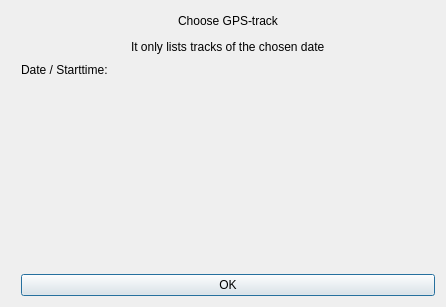
<?xml version="1.0" encoding="UTF-8"?>
<ui version="4.0">
 <class>Dialog</class>
 <widget class="QDialog" name="Dialog">
  <property name="geometry">
   <rect>
    <x>0</x>
    <y>0</y>
    <width>446</width>
    <height>307</height>
   </rect>
  </property>
  <property name="windowTitle">
   <string>Choose GPS-track</string>
  </property>
  <layout class="QVBoxLayout" name="verticalLayout_2">
   <item>
    <layout class="QVBoxLayout" name="verticalLayout">
     <property name="leftMargin">
      <number>10</number>
     </property>
     <property name="rightMargin">
      <number>0</number>
     </property>
     <item>
      <layout class="QHBoxLayout" name="horizontalLayout">
       <property name="topMargin">
        <number>0</number>
       </property>
       <item>
        <spacer name="horizontalSpacer">
         <property name="orientation">
          <enum>Qt::Horizontal</enum>
         </property>
         <property name="sizeHint" stdset="0">
          <size>
           <width>40</width>
           <height>20</height>
          </size>
         </property>
        </spacer>
       </item>
       <item>
        <widget class="QLabel" name="label">
         <property name="text">
          <string>Choose GPS-track</string>
         </property>
        </widget>
       </item>
       <item>
        <spacer name="horizontalSpacer_2">
         <property name="orientation">
          <enum>Qt::Horizontal</enum>
         </property>
         <property name="sizeHint" stdset="0">
          <size>
           <width>40</width>
           <height>20</height>
          </size>
         </property>
        </spacer>
       </item>
      </layout>
     </item>
     <item>
      <layout class="QHBoxLayout" name="horizontalLayout_4">
       <property name="topMargin">
        <number>0</number>
       </property>
       <item>
        <spacer name="horizontalSpacer_4">
         <property name="orientation">
          <enum>Qt::Horizontal</enum>
         </property>
         <property name="sizeHint" stdset="0">
          <size>
           <width>40</width>
           <height>20</height>
          </size>
         </property>
        </spacer>
       </item>
       <item>
        <widget class="QLabel" name="label_3">
         <property name="text">
          <string>It only lists tracks of the chosen date</string>
         </property>
        </widget>
       </item>
       <item>
        <spacer name="horizontalSpacer_5">
         <property name="orientation">
          <enum>Qt::Horizontal</enum>
         </property>
         <property name="sizeHint" stdset="0">
          <size>
           <width>40</width>
           <height>20</height>
          </size>
         </property>
        </spacer>
       </item>
      </layout>
     </item>
     <item>
      <layout class="QHBoxLayout" name="horizontalLayout_3">
       <property name="topMargin">
        <number>0</number>
       </property>
       <item>
        <widget class="QLabel" name="label_2">
         <property name="text">
          <string>Date / Starttime:</string>
         </property>
        </widget>
       </item>
      </layout>
     </item>
     <item>
      <spacer name="verticalSpacer">
       <property name="orientation">
        <enum>Qt::Vertical</enum>
       </property>
       <property name="sizeHint" stdset="0">
        <size>
         <width>20</width>
         <height>40</height>
        </size>
       </property>
      </spacer>
     </item>
     <item>
      <widget class="QPushButton" name="btnOkay">
       <property name="text">
        <string>OK</string>
       </property>
      </widget>
     </item>
    </layout>
   </item>
  </layout>
 </widget>
 <resources/>
 <connections/>
</ui>
